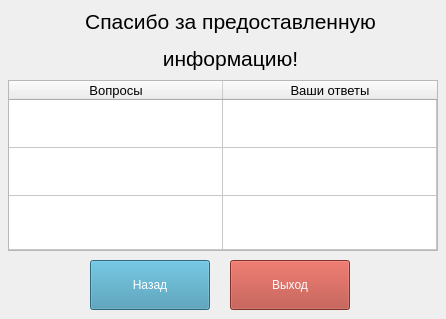
<?xml version="1.0" encoding="UTF-8"?>
<ui version="4.0">
 <class>MainWindow</class>
 <widget class="QMainWindow" name="MainWindow">
  <property name="geometry">
   <rect>
    <x>0</x>
    <y>0</y>
    <width>446</width>
    <height>319</height>
   </rect>
  </property>
  <property name="minimumSize">
   <size>
    <width>446</width>
    <height>319</height>
   </size>
  </property>
  <property name="maximumSize">
   <size>
    <width>446</width>
    <height>319</height>
   </size>
  </property>
  <property name="windowTitle">
   <string>MainWindow</string>
  </property>
  <widget class="QWidget" name="centralwidget">
   <widget class="QLabel" name="label">
    <property name="geometry">
     <rect>
      <x>60</x>
      <y>0</y>
      <width>341</width>
      <height>81</height>
     </rect>
    </property>
    <property name="font">
     <font>
      <family>Segoe UI</family>
      <pointsize>16</pointsize>
     </font>
    </property>
    <property name="text">
     <string>&lt;html&gt;&lt;head/&gt;&lt;body&gt;&lt;p align=&quot;center&quot;&gt;Спасибо за предоставленную&lt;/p&gt;&lt;p align=&quot;center&quot;&gt;информацию!&lt;/p&gt;&lt;/body&gt;&lt;/html&gt;</string>
    </property>
   </widget>
   <widget class="QTableWidget" name="tableWidget">
    <property name="geometry">
     <rect>
      <x>8</x>
      <y>80</y>
      <width>430</width>
      <height>171</height>
     </rect>
    </property>
    <property name="minimumSize">
     <size>
      <width>430</width>
      <height>0</height>
     </size>
    </property>
    <property name="maximumSize">
     <size>
      <width>430</width>
      <height>500</height>
     </size>
    </property>
    <property name="font">
     <font>
      <pointsize>10</pointsize>
     </font>
    </property>
    <property name="dragDropOverwriteMode">
     <bool>false</bool>
    </property>
    <property name="wordWrap">
     <bool>true</bool>
    </property>
    <attribute name="horizontalHeaderVisible">
     <bool>true</bool>
    </attribute>
    <attribute name="horizontalHeaderCascadingSectionResizes">
     <bool>false</bool>
    </attribute>
    <attribute name="horizontalHeaderDefaultSectionSize">
     <number>214</number>
    </attribute>
    <attribute name="horizontalHeaderHighlightSections">
     <bool>false</bool>
    </attribute>
    <attribute name="horizontalHeaderMinimumSectionSize">
     <number>45</number>
    </attribute>
    <attribute name="horizontalHeaderShowSortIndicator" stdset="0">
     <bool>false</bool>
    </attribute>
    <attribute name="horizontalHeaderStretchLastSection">
     <bool>false</bool>
    </attribute>
    <attribute name="verticalHeaderVisible">
     <bool>false</bool>
    </attribute>
    <attribute name="verticalHeaderCascadingSectionResizes">
     <bool>false</bool>
    </attribute>
    <attribute name="verticalHeaderDefaultSectionSize">
     <number>48</number>
    </attribute>
    <attribute name="verticalHeaderMinimumSectionSize">
     <number>30</number>
    </attribute>
    <attribute name="verticalHeaderStretchLastSection">
     <bool>true</bool>
    </attribute>
    <row>
     <property name="text">
      <string/>
     </property>
    </row>
    <row>
     <property name="text">
      <string/>
     </property>
    </row>
    <row>
     <property name="text">
      <string/>
     </property>
    </row>
    <column>
     <property name="text">
      <string>Вопросы</string>
     </property>
    </column>
    <column>
     <property name="text">
      <string>Ваши ответы</string>
     </property>
    </column>
    <item row="0" column="0">
     <property name="text">
      <string/>
     </property>
     <property name="flags">
      <set>ItemIsUserCheckable</set>
     </property>
    </item>
   </widget>
   <widget class="QPushButton" name="btn_exit">
    <property name="geometry">
     <rect>
      <x>230</x>
      <y>260</y>
      <width>120</width>
      <height>50</height>
     </rect>
    </property>
    <property name="font">
     <font>
      <family>Segoe UI</family>
     </font>
    </property>
    <property name="styleSheet">
     <string notr="true">color: rgb(255, 255, 255);
background-color: rgb(180, 68, 56);</string>
    </property>
    <property name="text">
     <string>Выход</string>
    </property>
   </widget>
   <widget class="QPushButton" name="btn_back">
    <property name="geometry">
     <rect>
      <x>90</x>
      <y>260</y>
      <width>120</width>
      <height>50</height>
     </rect>
    </property>
    <property name="font">
     <font>
      <family>Segoe UI</family>
     </font>
    </property>
    <property name="styleSheet">
     <string notr="true">color: rgb(255, 255, 255);
background-color: rgb(63, 147, 176);</string>
    </property>
    <property name="text">
     <string>Назад</string>
    </property>
   </widget>
  </widget>
 </widget>
 <resources/>
 <connections/>
</ui>
